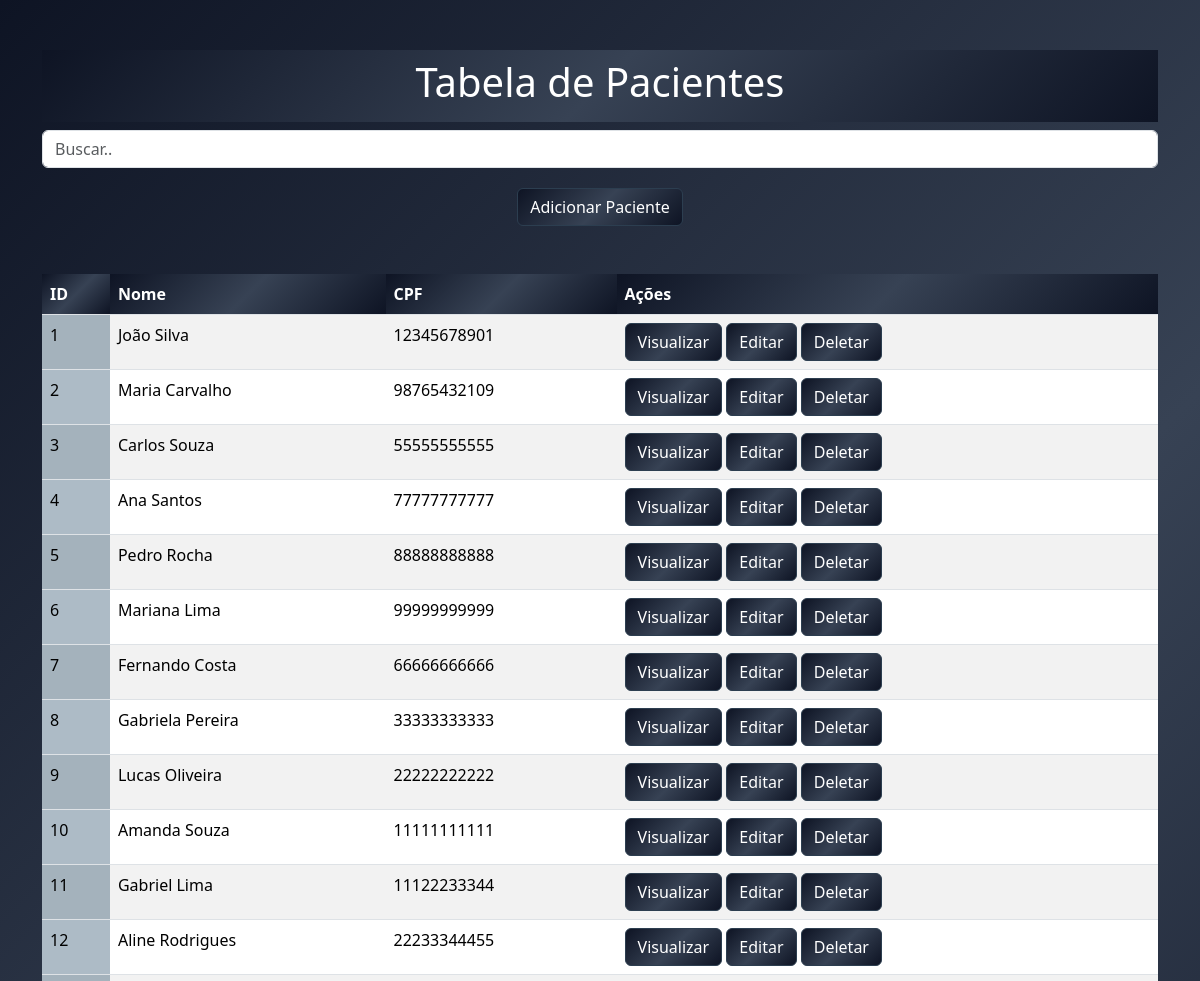
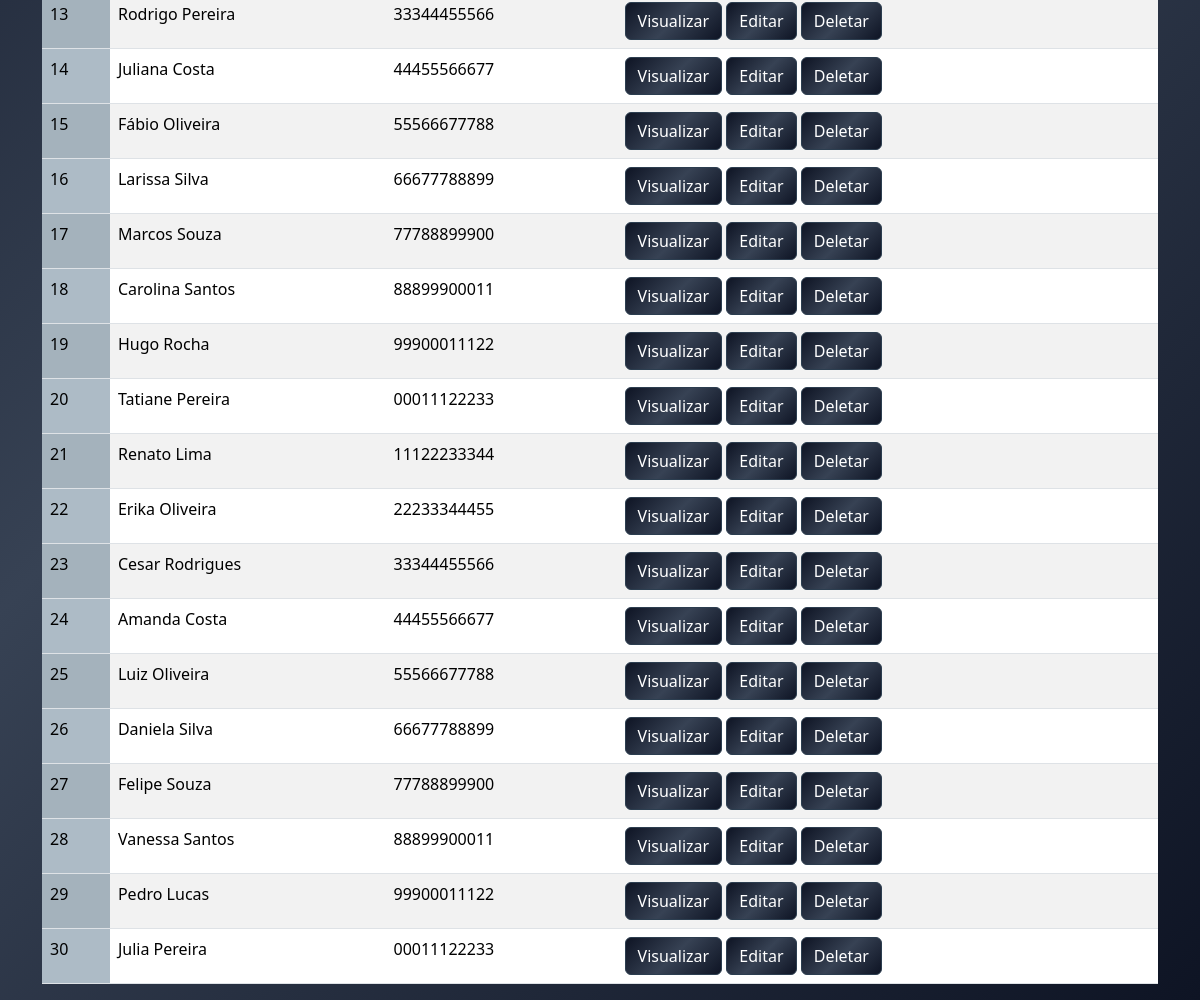
The page / on the database its author committed (2 pictures, top to bottom).
### app/models.py (models this page shows)
class Paciente(models.Model):
    nome = models.CharField(max_length=50)
    data_nascimento = models.DateField(max_length=30)
    sexo = models.CharField(max_length=1)
    telefone = models.CharField(max_length=15)
    cpf = models.CharField(max_length=11)
    peso = models.IntegerField()

### app/views.py (the view)
# urls.py: 2. Add a URL to urlpatterns:  path('', views.home, name='home')
def home(request):
    data = {}
    search = request.GET.get('search')
    if search:
        data['db'] = Paciente.objects.filter(nome__icontains=search)
    else:
        data['db'] = Paciente.objects.all()
    return render(request, 'index.html', data)

### app/templates/index.html (shortened to what this page needs)
<!DOCTYPE html>
<html lang="pt-br">
<head>
    <link href="https://cdn.jsdelivr.net/npm/bootstrap@5.3.2/dist/css/bootstrap.min.css" rel="stylesheet">
</head>
<body>
    <div class="container">
        <div class="col-12 text-center">
            <h1 class="pt-2 pb-3">Tabela de Pacientes</h1>
        </div>
        <div class="col-12 text-center">
            <form method="get">
                <input type="text" autocomplete="off" id="search" name="search" class="form-control" placeholder="Buscar..">
            </form>
        </div>
        <div class="col-12 text-center btn-container">
            <a href="/form" class="btn btn-success">Adicionar Paciente</a>
        </div>
        <div class="col-12 pt-5">
            <table class="table table-striped">
                <thead class="thead-dark">
                    <tr>
                        <th scope="col">ID</th>
                        <th scope="col">Nome</th>
                        <th scope="col">CPF</th>
                        <th scope="col">Ações</th>
                    </tr>
                </thead>
                <tbody>
                    {% for dbs in db %}
                        <tr>
                            <td class="id-column">{{dbs.id}}</td>
                            <td>{{dbs.nome}}</td>
                            <td>{{dbs.cpf}}</td>
                            <td>
                                <a href="/view/{{dbs.id}}/" class="btn btn-success">Visualizar</a>
                                <a href="/edit/{{dbs.id}}/" class="btn btn-success">Editar</a>
                                <a href="/delete/{{dbs.id}}/" class="btn btn-success btnDel">Deletar</a>
                            </td>
                        </tr>
                    {% endfor %}
                </tbody>
            </table>
        </div>
    </div>
    {% load static %}
</body>
</html>

### app/templates/index.html (style rules this page uses)
body { background: linear-gradient(135deg, #0e1424, #374254, #0e1424); color: #2c3e50; }
.container { margin-top: 50px; }
h1 { background: linear-gradient(135deg, #0e1424, #374254, #0e1424); color: #ffffff; }
.btn-success { background: linear-gradient(135deg, #0e1424, #374254, #0e1424); border-color: #2c3e50; color: #ffffff; }
.btn-container { margin-top: 20px; }
th, .thead-dark th { background: linear-gradient(135deg, #0e1424, #374254, #0e1424); color: #ffffff; }
td { background-color: #adbbc6; color: #2c3e50; }
.id-column { background-color: #adbbc6 !important; color: #2c3e50; }

### rows shown on the page
Paciente: id "1", nome "João Silva", cpf "12345678901"
Paciente: id "2", nome "Maria Carvalho", cpf "98765432109"
Paciente: id "3", nome "Carlos Souza", cpf "55555555555"
Paciente: id "4", nome "Ana Santos", cpf "77777777777"
Paciente: id "5", nome "Pedro Rocha", cpf "88888888888"
Paciente: id "6", nome "Mariana Lima", cpf "99999999999"
Paciente: id "7", nome "Fernando Costa", cpf "66666666666"
Paciente: id "8", nome "Gabriela Pereira", cpf "33333333333"
Paciente: id "9", nome "Lucas Oliveira", cpf "22222222222"
Paciente: id "10", nome "Amanda Souza", cpf "11111111111"
Paciente: id "11", nome "Gabriel Lima", cpf "11122233344"
Paciente: id "12", nome "Aline Rodrigues", cpf "22233344455"
Paciente: id "13", nome "Rodrigo Pereira", cpf "33344455566"
Paciente: id "14", nome "Juliana Costa", cpf "44455566677"
Paciente: id "15", nome "Fábio Oliveira", cpf "55566677788"
Paciente: id "16", nome "Larissa Silva", cpf "66677788899"
Paciente: id "17", nome "Marcos Souza", cpf "77788899900"
Paciente: id "18", nome "Carolina Santos", cpf "88899900011"
Paciente: id "19", nome "Hugo Rocha", cpf "99900011122"
Paciente: id "20", nome "Tatiane Pereira", cpf "00011122233"
Paciente: id "21", nome "Renato Lima", cpf "11122233344"
Paciente: id "22", nome "Erika Oliveira", cpf "22233344455"
Paciente: id "23", nome "Cesar Rodrigues", cpf "33344455566"
Paciente: id "24", nome "Amanda Costa", cpf "44455566677"
Paciente: id "25", nome "Luiz Oliveira", cpf "55566677788"
Paciente: id "26", nome "Daniela Silva", cpf "66677788899"
Paciente: id "27", nome "Felipe Souza", cpf "77788899900"
Paciente: id "28", nome "Vanessa Santos", cpf "88899900011"
Paciente: id "29", nome "Pedro Lucas", cpf "99900011122"
Paciente: id "30", nome "Julia Pereira", cpf "00011122233"
